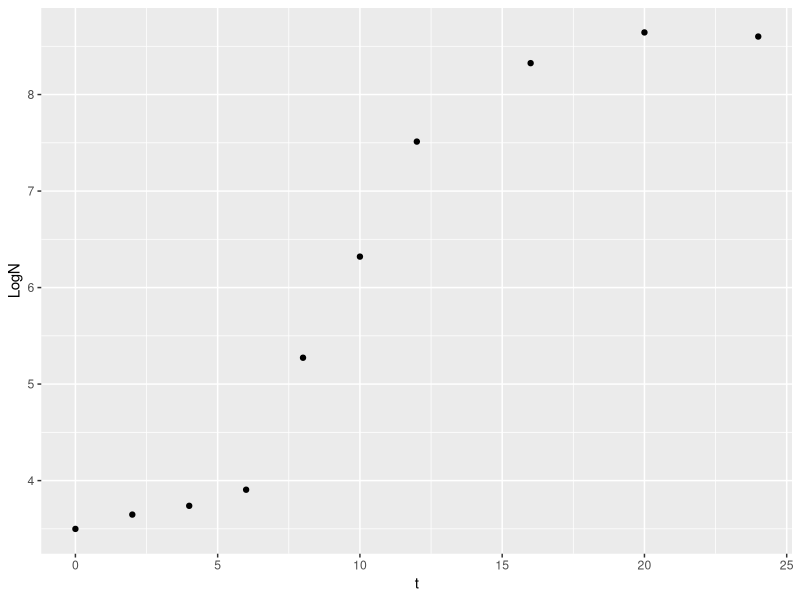
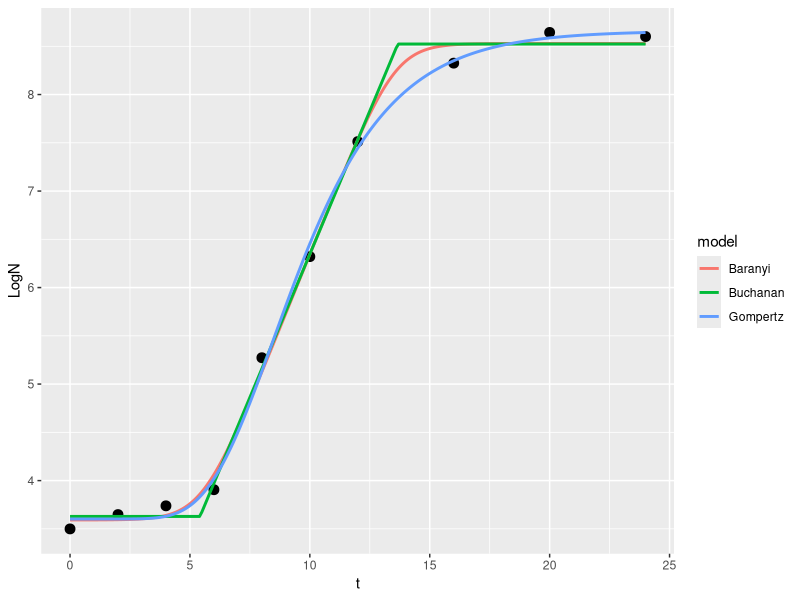

These figures' R source, in order:
#!/bin/env Rscript

# Author: ph-u
# Script: Abundances.R
# Desc: classwork for Abundances section
# Input: Rscript Abundances.R
# Output: R terminal output
# Arguments: 0
# Date: Nov 2019

library(ggplot2)
library(minpack.lm)

time<-c(0,2,4,6,8,10,12,16,20,24) ## timepoints, in hours
log_cells<-c(3.62, 3.62, 3.63, 4.14, 5.23, 6.27, 7.57, 8.38, 8.70, 8.69) # logged cell counts - more on this below
set.seed(1234) ## set seed to ensure you always get the same random seq if fluctuates
data<-data.frame(time, log_cells+rnorm(length(time), sd=.1)) ## add some random error
names(data)<-c("t", "LogN")

ggplot(data, aes(x=t, y=LogN))+geom_point()
baranyi_model<-function(t, r_max, N_max, N_0, t_lag){ ## bayanyi model (Baranyi 1993)
  return(N_max+log10((-1+exp(r_max*t_lag) +exp(r_max*t))/(exp(r_max*t)-1 +exp(r_max*t_lag) *10^(N_max-N_0))))
}

buchanan_model<-function(t, r_max, N_max, N_0, t_lag){ ## Buchanan model -- three phase logistic (Buchanan 1997)
  return(N_0+(t>=t_lag) * (t<=(t_lag+(N_max-N_0)*log(10)/r_max)) *r_max*(t-t_lag)/log(10) +(t>=t_lag) * (t>(t_lag+(N_max-N_0)*log(10)/r_max)) * (N_max-N_0))
}

gompertz_model<-function(t, r_max, N_max, N_0, t_lag){ ## Modified gompertz growth model (Zwietering 1990)
  return(N_0 + (N_max-N_0) * exp(-exp(r_max * exp(1) * (t_lag-t)/((N_max-N_0) *log(10))+1)))
}

N_0_start<-min(data$LogN)
N_max_start<-max(data$LogN)
t_lag_start<-data$t[which.max(diff(diff(data$LogN)))]
r_max_start<-max(diff(data$LogN))/mean(diff(data$t))

fit_baranyi<-nlsLM(data$LogN~baranyi_model(t=t, r_max, N_max, N_0, t_lag), data, list(t_lag=t_lag_start, r_max=r_max_start, N_0=N_0_start, N_max=N_max_start))
fit_buchanan<-nlsLM(data$LogN~buchanan_model(t=t, r_max, N_max, N_0, t_lag), data, list(t_lag=t_lag_start, r_max=r_max_start, N_0=N_0_start, N_max=N_max_start))
fit_gompertz<-nlsLM(data$LogN~gompertz_model(t=t, r_max, N_max, N_0, t_lag), data, list(t_lag=t_lag_start, r_max=r_max_start, N_0=N_0_start, N_max=N_max_start))

summary(fit_baranyi)
summary(fit_buchanan)
summary(fit_gompertz)

timepoints<-seq(0,24,.1)
baranyi_points<-baranyi_model(t=timepoints, r_max = coef(fit_baranyi)["r_max"], N_max = coef(fit_baranyi)["N_max"], N_0 = coef(fit_baranyi)["N_0"], t_lag = coef(fit_baranyi)["t_lag"])
buchanan_points<-buchanan_model(t=timepoints, r_max = coef(fit_buchanan)["r_max"], N_max = coef(fit_buchanan)["N_max"], N_0 = coef(fit_buchanan)["N_0"], t_lag = coef(fit_buchanan)["t_lag"])
gompertz_points<-gompertz_model(t=timepoints, r_max = coef(fit_gompertz)["r_max"], N_max = coef(fit_gompertz)["N_max"], N_0 = coef(fit_gompertz)["N_0"], t_lag = coef(fit_gompertz)["t_lag"])

df1<-data.frame(timepoints, baranyi_points)
df1$model<-"Baranyi"
names(df1)<-c("t","LogN","model")
df2<-data.frame(timepoints, buchanan_points)
df2$model<-"Buchanan"
names(df2)<-c("t","LogN","model")
df3<-data.frame(timepoints, gompertz_points)
df3$model<-"Gompertz"
names(df3)<-c("t","LogN","model")

model_frame<-rbind(df1, df2, df3)
ggplot(data, aes(x=t, y=LogN))+
  geom_point(size=3)+
  geom_line(data=model_frame, aes(x=t, y=LogN, col=model), size=1)
